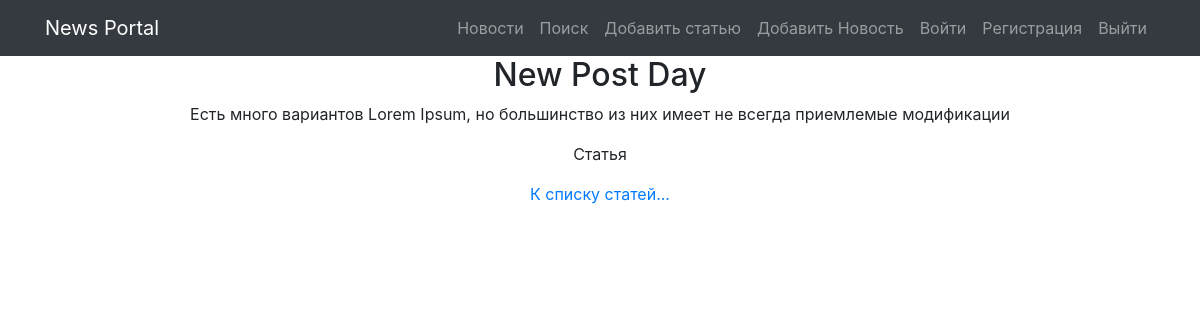
The page /news/1/ on the database as committed earlier.
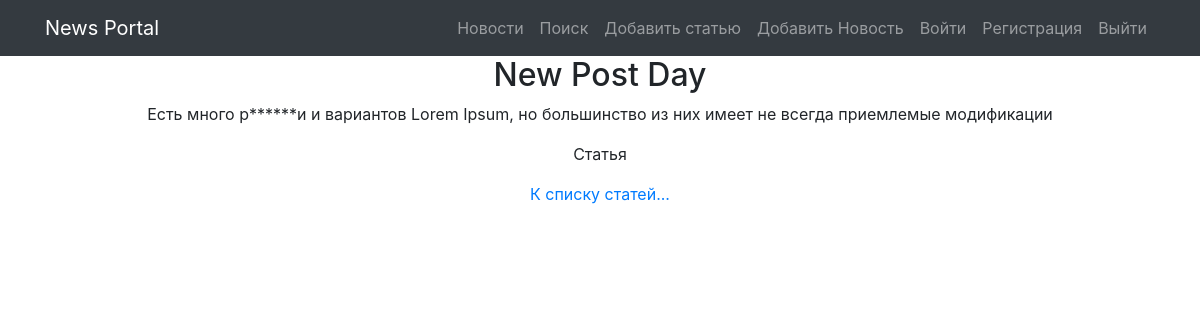
The same page on the database as committed later.
### news/models.py (models this page shows, shortened)
class Post(models.Model):
    class Meta:
        verbose_name = 'Пост'
        verbose_name_plural = 'Посты'
    ARTICLE = 'article'
    NEWS = 'news'
    POST_TYPES = [
        (ARTICLE, 'Статья'),
        (NEWS, 'Новость'),
    ]
    author = models.ForeignKey(Author, verbose_name='Автор', on_delete=models.CASCADE)
    post_type = models.CharField(max_length=10, verbose_name='тип поста', choices=POST_TYPES)
    created_at = models.DateTimeField(auto_now_add=True)
    category = models.ManyToManyField(Category, verbose_name='Категория', through='PostCategory')
    title = models.CharField(max_length=200, verbose_name='Заголовок')
    text = models.TextField(verbose_name='Содержание')
    rating = models.IntegerField(default=0, verbose_name='Рейтинг')

### news/views.py (the view)
# urls.py: path('news/<int:pk>/', PostDetailView.as_view(), name='post_detail'),
class PostDetailView(DetailView):
    model = Post
    template_name = 'news/post_detail.html'
    context_object_name = 'post'

### news/templatetags/custom_filters.py (called while the page is built)
@register.filter()
def censor(post_text: str):
    if not isinstance(post_text, str):
        raise ValueError('Можно применить только к строке!')  # Если строка, то в ней уже ищем плохие слова
    if 'редиск' or 'баран' in post_text:
        text = post_text.replace('редиск', 'р******')
        text = text.replace('баран', 'б****')
        return text

### templates/news/post_detail.html (shortened to what this page needs)
{% extends 'flatpages/default.html' %}
{% load custom_filters %}
{% block content %}
  <h2>{{ post.title }}</h2>
  <p>{{ post.text|censor }}</p>
  <p>
	  {% if post.post_type == 'news' %}
		  <td>Новость</td>
		  {% else %}
		  <td>Статья</td>
	  {% endif %}
  </p>
	<a href="{% url 'news_list' %}" class="card-link">К списку статей...</a>
{% endblock %}

Rows that differ between the two databases and show on the page:
changed Post "New Post Day": text|censor "Есть много вариантов Lorem Ipsum, но большинство из них имеет не всегда приемлемые модификации" → "Есть много р******и и вариантов Lorem Ipsum, но большинство из них имеет не всегда приемлемые модификации"
